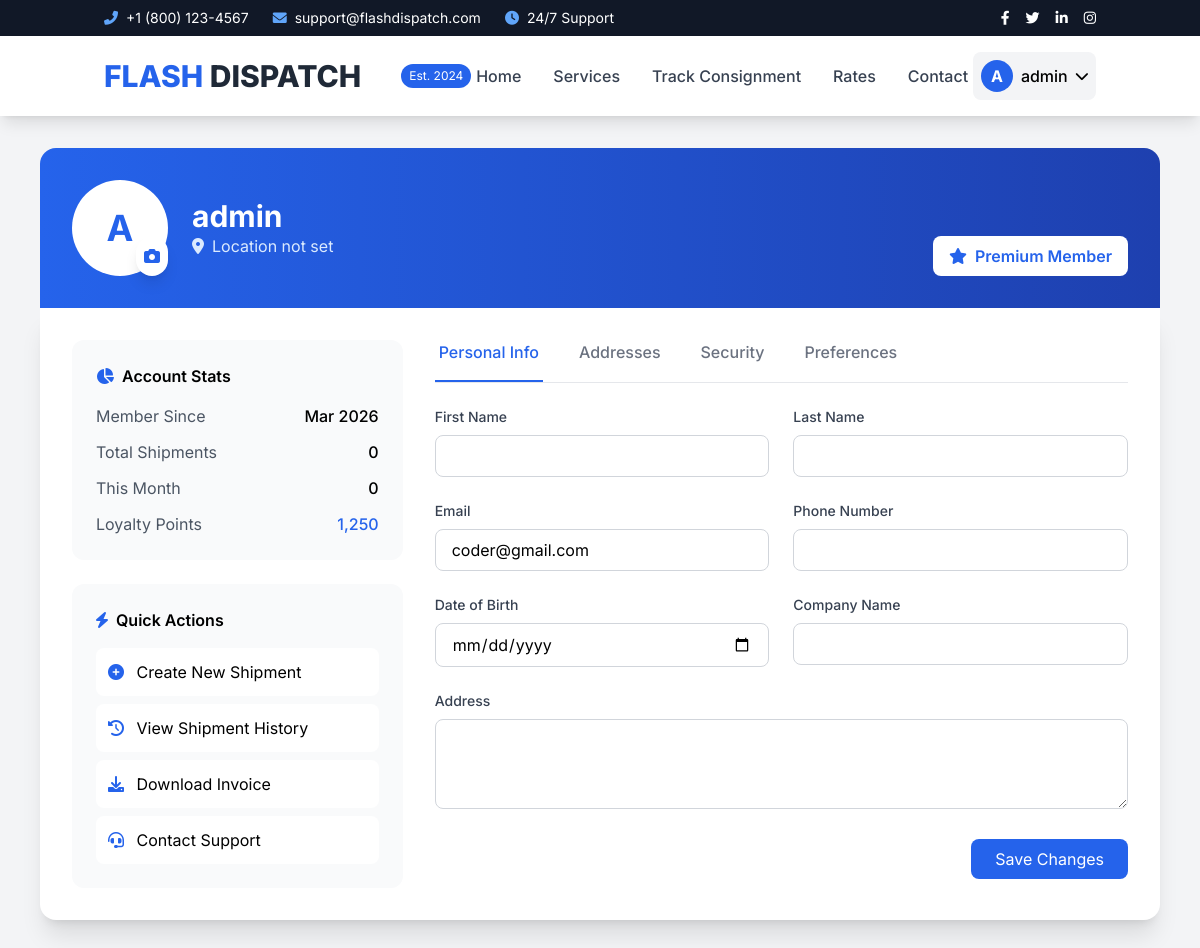
The page /accounts/profile/ (signed in) on the database its author committed.
### apps/accounts/models.py (models this page shows, shortened)
class User(AbstractUser):
    USER_TYPES = (
        ('customer', 'Customer'),
        ('dispatcher', 'Dispatcher'),
        ('admin', 'Admin'),
    )
    user_type = models.CharField(max_length=20, choices=USER_TYPES, default='customer')
    phone_number = models.CharField(max_length=15, blank=True)
    address = models.TextField(blank=True)
    profile_picture = models.ImageField(upload_to='profiles/', null=True, blank=True)
    date_of_birth = models.DateField(null=True, blank=True)
    company_name = models.CharField(max_length=100, blank=True)

### apps/accounts/views.py (the view)
# urls.py: path('profile/', views.profile, name='profile'),
@login_required
def profile(request):
    if request.method == 'POST':
        form = ProfileUpdateForm(request.POST, request.FILES, instance=request.user)
        if form.is_valid():
            form.save()
            messages.success(request, 'Profile updated successfully!')
            return redirect('accounts:profile')
    else:
        form = ProfileUpdateForm(instance=request.user)
    addresses = Address.objects.filter(user=request.user)
    return render(request, 'accounts/profile.html', {
        'form': form,
        'addresses': addresses
    })

### templates/accounts/profile.html (shortened to what this page needs)
{% extends 'base.html' %}
{% load static %}
{% block content %}
<div class="bg-gray-100 min-h-screen py-8">
    <div class="container mx-auto px-4 max-w-6xl">
        <div class="bg-gradient-to-r from-blue-600 to-blue-800 rounded-t-2xl p-8 text-white">
            <div class="flex flex-col md:flex-row items-center md:items-end justify-between">
                <div class="flex items-center space-x-6">
                    <div class="relative">
                        {% if user.profile_picture %}
                            <img src="{{ user.profile_picture.url }}" alt="Profile"
                                 class="w-24 h-24 rounded-full border-4 border-white object-cover">
                        {% else %}
                            <div class="w-24 h-24 bg-white rounded-full flex items-center justify-center">
                                <span class="text-4xl font-bold text-blue-600">
                                    {{ user.username|first|upper }}
                                </span>
                            </div>
                        {% endif %}
                        <button class="absolute bottom-0 right-0 bg-white text-blue-600 p-2 rounded-full shadow-lg hover:bg-gray-100">
                            <i class="fas fa-camera"></i>
                        </button>
                    </div>
                    <div>
                        <h1 class="text-3xl font-bold">{{ user.get_full_name|default:user.username }}</h1>
                        <p class="text-blue-100 flex items-center">
                            <i class="fas fa-map-marker-alt mr-2"></i>
                            {{ user.city|default:"Location not set" }}
                        </p>
                    </div>
                </div>
                <div class="mt-4 md:mt-0 flex space-x-3">
                    <span class="bg-white text-blue-600 px-4 py-2 rounded-lg font-semibold">
                        <i class="fas fa-star mr-2"></i>Premium Member
                    </span>
                </div>
            </div>
        </div>
        <div class="bg-white rounded-b-2xl shadow-xl p-8">
            <div class="grid md:grid-cols-3 gap-8">
                <div class="md:col-span-1">
                    <div class="space-y-6">
                        <div class="bg-gray-50 p-6 rounded-xl">
                            <h3 class="font-semibold mb-4 flex items-center">
                                <i class="fas fa-chart-pie text-blue-600 mr-2"></i>
                                Account Stats
                            </h3>
                            <div class="space-y-3">
                                <div class="flex justify-between">
                                    <span class="text-gray-600">Member Since</span>
                                    <span class="font-medium">{{ user.date_joined|date:"M Y" }}</span>
                                </div>
                                <div class="flex justify-between">
                                    <span class="text-gray-600">Total Shipments</span>
                                    <span class="font-medium">{{ total_shipments|default:"0" }}</span>
                                </div>
                                <div class="flex justify-between">
                                    <span class="text-gray-600">This Month</span>
                                    <span class="font-medium">{{ monthly_shipments|default:"0" }}</span>
                                </div>
                                <div class="flex justify-between">
                                    <span class="text-gray-600">Loyalty Points</span>
                                    <span class="font-medium text-blue-600">{{ loyalty_points|default:"1,250" }}</span>
                                </div>
                            </div>
                        </div>
                        <div class="bg-gray-50 p-6 rounded-xl">
                            <h3 class="font-semibold mb-4 flex items-center">
                                <i class="fas fa-bolt text-blue-600 mr-2"></i>
                                Quick Actions
                            </h3>
                            <div class="space-y-2">
                                <a href="{% url 'dashboard:create_shipment' %}" class="block p-3 bg-white rounded-lg hover:bg-blue-50 transition">
                                    <i class="fas fa-plus-circle text-blue-600 mr-2"></i>
                                    Create New Shipment
                                </a>
                                <a href="#" class="block p-3 bg-white rounded-lg hover:bg-blue-50 transition">
                                    <i class="fas fa-history text-blue-600 mr-2"></i>
                                    View Shipment History
                                </a>
                                <a href="#" class="block p-3 bg-white rounded-lg hover:bg-blue-50 transition">
                                    <i class="fas fa-download text-blue-600 mr-2"></i>
                                    Download Invoice
                                </a>
                                <a href="#" class="block p-3 bg-white rounded-lg hover:bg-blue-50 transition">
                                    <i class="fas fa-headset text-blue-600 mr-2"></i>
                                    Contact Support
                                </a>
                            </div>
                        </div>
                    </div>
                </div>
                <div class="md:col-span-2">
                    <div class="border-b mb-6">
                        <nav class="flex space-x-8">
                            <button onclick="showTab('personal')" class="tab-button active pb-4 px-1 border-b-2 border-blue-600 text-blue-600 font-medium">
                                Personal Info
                            </button>
                            <button onclick="showTab('addresses')" class="tab-button pb-4 px-1 border-b-2 border-transparent text-gray-500 hover:text-gray-700 font-medium">
                                Addresses
                            </button>
                            <button onclick="showTab('security')" class="tab-button pb-4 px-1 border-b-2 border-transparent text-gray-500 hover:text-gray-700 font-medium">
                                Security
                            </button>
                            <button onclick="showTab('preferences')" class="tab-button pb-4 px-1 border-b-2 border-transparent text-gray-500 hover:text-gray-700 font-medium">
                                Preferences
                            </button>
                        </nav>
                    </div>
                    <div id="personal" class="tab-content">
                        <form method="post" enctype="multipart/form-data" class="space-y-6">
                            <div class="grid md:grid-cols-2 gap-6">
                                <div>
                                    <label class="block text-sm font-medium text-gray-700 mb-2">First Name</label>
                                    <input type="text" name="first_name" value="{{ user.first_name }}"
                                           class="w-full px-4 py-2 border border-gray-300 rounded-lg focus:ring-2 focus:ring-blue-600">
                                </div>
                                <div>
                                    <label class="block text-sm font-medium text-gray-700 mb-2">Last Name</label>
                                    <input type="text" name="last_name" value="{{ user.last_name }}"
                                           class="w-full px-4 py-2 border border-gray-300 rounded-lg focus:ring-2 focus:ring-blue-600">
                                </div>
                                <div>
                                    <label class="block text-sm font-medium text-gray-700 mb-2">Email</label>
                                    <input type="email" name="email" value="{{ user.email }}"
                                           class="w-full px-4 py-2 border border-gray-300 rounded-lg focus:ring-2 focus:ring-blue-600">
                                </div>
                                <div>
                                    <label class="block text-sm font-medium text-gray-700 mb-2">Phone Number</label>
                                    <input type="tel" name="phone_number" value="{{ user.phone_number }}"
                                           class="w-full px-4 py-2 border border-gray-300 rounded-lg focus:ring-2 focus:ring-blue-600">
                                </div>
                                <div>
                                    <label class="block text-sm font-medium text-gray-700 mb-2">Date of Birth</label>
                                    <input type="date" name="date_of_birth" value="{{ user.date_of_birth|date:'Y-m-d' }}"
                                           class="w-full px-4 py-2 border border-gray-300 rounded-lg focus:ring-2 focus:ring-blue-600">
                                </div>
                                <div>
                                    <label class="block text-sm font-medium text-gray-700 mb-2">Company Name</label>
                                    <input type="text" name="company_name" value="{{ user.company_name }}"
                                           class="w-full px-4 py-2 border border-gray-300 rounded-lg focus:ring-2 focus:ring-blue-600">
                                </div>
                                <div class="md:col-span-2">
                                    <label class="block text-sm font-medium text-gray-700 mb-2">Address</label>
                                    <textarea name="address" rows="3" class="w-full px-4 py-2 border border-gray-300 rounded-lg focus:ring-2 focus:ring-blue-600">{{ user.address }}</textarea>
                                </div>
                            </div>
                            <div class="flex justify-end">
                                <button type="submit" class="bg-blue-600 text-white px-6 py-2 rounded-lg hover:bg-blue-700 transition">
                                    Save Changes
                                </button>
                            </div>
                        </form>
                    </div>
                </div>
            </div>
        </div>
    </div>
</div>
{% endblock %}

### templates/base.html (shortened to what this page needs)
<!DOCTYPE html>
<html lang="en">
<head>
    <script src="https://cdn.tailwindcss.com"></script>
    <link rel="stylesheet" href="https://cdnjs.cloudflare.com/ajax/libs/font-awesome/6.0.0/css/all.min.css">
</head>
<body class="bg-gray-50">
    <div class="bg-gray-900 text-white text-sm py-2 hidden md:block">
        <div class="container mx-auto px-4 flex justify-between items-center">
            <div class="flex space-x-6">
                <span><i class="fas fa-phone-alt mr-2 text-blue-400"></i>+1 (800) 123-4567</span>
                <span><i class="fas fa-envelope mr-2 text-blue-400"></i>support@flashdispatch.com</span>
                <span><i class="fas fa-clock mr-2 text-blue-400"></i>24/7 Support</span>
            </div>
            <div class="flex space-x-4">
                <a href="#" class="hover:text-blue-400 transition"><i class="fab fa-facebook-f"></i></a>
                <a href="#" class="hover:text-blue-400 transition"><i class="fab fa-twitter"></i></a>
                <a href="#" class="hover:text-blue-400 transition"><i class="fab fa-linkedin-in"></i></a>
                <a href="#" class="hover:text-blue-400 transition"><i class="fab fa-instagram"></i></a>
            </div>
        </div>
    </div>
    <nav class="bg-white shadow-lg sticky top-0 z-50">
        <div class="container mx-auto px-4">
            <div class="flex justify-between items-center h-16 md:h-20">
                <div class="flex items-center">
                    <a href="{% url 'landing:home' %}" class="text-2xl md:text-3xl font-extrabold">
                        <span class="text-blue-600">FLASH</span>
                        <span class="text-gray-800">DISPATCH</span>
                    </a>
                    <div class="hidden lg:flex ml-10 space-x-1">
                        <span class="bg-blue-600 text-white text-xs px-2 py-1 rounded-full">Est. 2024</span>
                    </div>
                </div>
                <div class="hidden lg:flex items-center space-x-8">
                    <a href="{% url 'landing:home' %}" class="text-gray-700 hover:text-blue-600 font-medium transition relative group">
                        Home
                    </a>
                    <a href="{% url 'landing:services' %}" class="text-gray-700 hover:text-blue-600 font-medium transition relative group">
                        Services
                    </a>
                    <a href="{% url 'tracking:track' %}" class="text-gray-700 hover:text-blue-600 font-medium transition relative group">
                        Track Consignment
                    </a>
                    <a href="{% url 'landing:rates' %}" class="text-gray-700 hover:text-blue-600 font-medium transition relative group">
                        Rates
                    </a>
                    <a href="{% url 'landing:contact' %}" class="text-gray-700 hover:text-blue-600 font-medium transition relative group">
                        Contact
                    </a>
                </div>
                <div class="flex items-center space-x-4">
                    {% if user.is_authenticated %}
                        <div class="relative group">
                            <button class="flex items-center space-x-2 bg-gray-100 p-2 rounded-lg hover:bg-gray-200 transition">
                                {% if user.profile_picture %}
                                    <img src="{{ user.profile_picture.url }}" alt="Profile" class="w-8 h-8 rounded-full object-cover">
                                {% else %}
                                    <div class="w-8 h-8 bg-blue-600 rounded-full flex items-center justify-center text-white font-bold">
                                        {{ user.username|first|upper }}
                                    </div>
                                {% endif %}
                                <span class="font-medium hidden md:inline">{{ user.username }}</span>
                                <i class="fas fa-chevron-down text-sm"></i>
                            </button>
                        </div>
                    {% else %}
                        <a href="{% url 'accounts:login' %}" class="text-gray-700 hover:text-blue-600 font-medium hidden md:inline">Login</a>
                        <a href="{% url 'accounts:register' %}" class="bg-blue-600 text-white px-4 md:px-6 py-2 rounded-lg hover:bg-blue-700 transition font-medium text-sm md:text-base">
                            Get Started
                        </a>
                    {% endif %}
                </div>
            </div>
        </div>
    </nav>
    {% block content %}{% endblock %}
</body>
</html>

### rows shown on the page
User: username|first "A", username "admin", get_full_name "admin", date_joined "Mar 2026", email "coder@gmail.com"

### other values the page prints
{{ user.city|default:"Location not set" }} "Location not set"
{{ total_shipments|default:"0" }} "0"
{{ monthly_shipments|default:"0" }} "0"
{{ loyalty_points|default:"1,250" }} "1,250"
